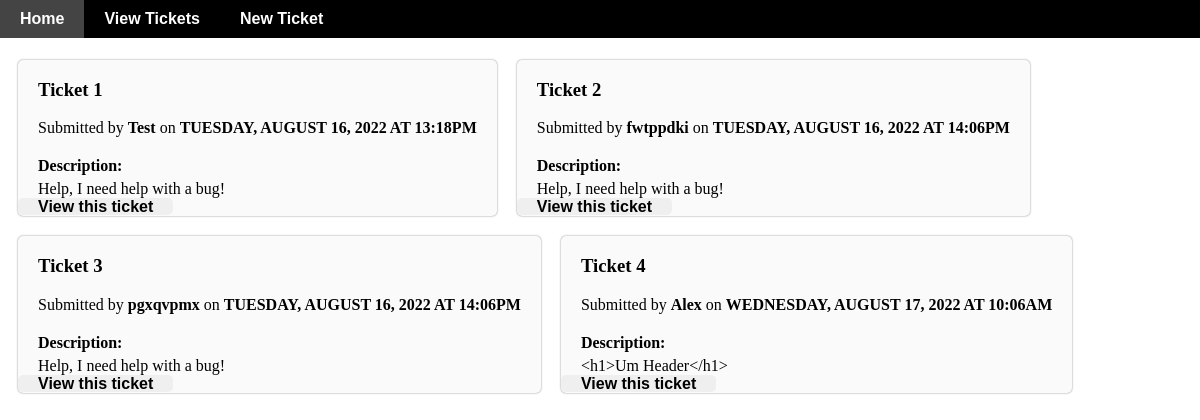
Page /tickets on the committed database.
### ticketing/models.py (models this page shows)
class Ticket(models.Model):
    submitter = models.CharField(max_length=100)
    body = models.CharField(max_length=1000)
    created_at = models.DateTimeField(auto_now_add=True)

### ticketing/views.py (the view)
# urls.py: path('tickets', views.tickets, name="tickets"),
def tickets(request):
    all_tickets = Ticket.objects.all()
    return render(request, "tickets.html", {"tickets": all_tickets})

### ticketing/templatetags/mytags.py (called while the page is built)
def mydate(oldvalue, miltime=False):
    if miltime: return oldvalue.strftime(time_format_mil).upper()
    return oldvalue.strftime(time_format)

### ticketing/templates/tickets.html (shortened to what this page needs)
{% extends 'applayout.html' %}
{% block title %}
{% load mytags %}
{% endblock %}
{% block content %}
    <div class="tickets">
        {% for ticket in tickets  %}
            <div class="ticket">
                <h3>Ticket {{ticket.pk}}</h3>
                <div class="info">
                    Submitted by <strong>{{ticket.submitter}}</strong>
                    on <strong>{{ticket.created_at|mydate:True}}</strong>
                </div>
                <h4>Description:</h4>
                <div class="body">{{ticket.body}}</div>
                <a class="viewticket" href="{% url 'ticket' ticket.pk %}">View this ticket</a>
            </div>
        {% endfor %}
    </div>
{% endblock %}

### ticketing/templates/applayout.html (shortened to what this page needs)
<!DOCTYPE html>
<html lang="en">
{% load static %}
<head>
    <link href="{% static 'style.css' %}" rel="stylesheet">
</head>
<body>
  <nav>
    <a href="/">Home</a>
    <a href="/tickets">View Tickets</a>
    <a href="/submit">New Ticket</a>
  </nav>
  <section class="content">
    {% block content %} {% endblock %}
  </section>
</body>
</html>

### ticketing/static/style.css (style rules this page uses)
.tickets { display: flex; flex-wrap: wrap; }
.ticket { margin: 10px; background: #fafafa; border-radius: 5px; box-shadow: 0px 0px 2px 0px rgba(0,0,0,0.5); }
.ticket > * { padding: 0 20px; }
.ticket h4 { margin: 20px 0 5px 0; }
.ticket a { color: black; margin-top: 10px; padding: 15px display: block; border-radius: 5px; background: #efefef; }

### ticketing/templates/applayout.html (style rules this page uses)
nav { position: fixed; top: 0; left: 0; width: 100vw; background-color: black; color: white; display: flex; }
a { padding: 10px 20px; color: white; font-family: Arial; font-weight: bold; text-decoration: none; transition: ease 0.2s all; }
.content { margin-top: 50px; }

### rows in the picture
Ticket: pk "1", submitter "Test", created_at|mydate "TUESDAY, AUGUST 16, 2022 AT 13:18PM", body "Help, I need help with a bug!"
Ticket: pk "2", submitter "fwtppdki", created_at|mydate "TUESDAY, AUGUST 16, 2022 AT 14:06PM", body "Help, I need help with a bug!"
Ticket: pk "3", submitter "pgxqvpmx", created_at|mydate "TUESDAY, AUGUST 16, 2022 AT 14:06PM", body "Help, I need help with a bug!"
Ticket: pk "4", submitter "Alex", created_at|mydate "WEDNESDAY, AUGUST 17, 2022 AT 10:06AM", body "<h1>Um Header</h1>"
